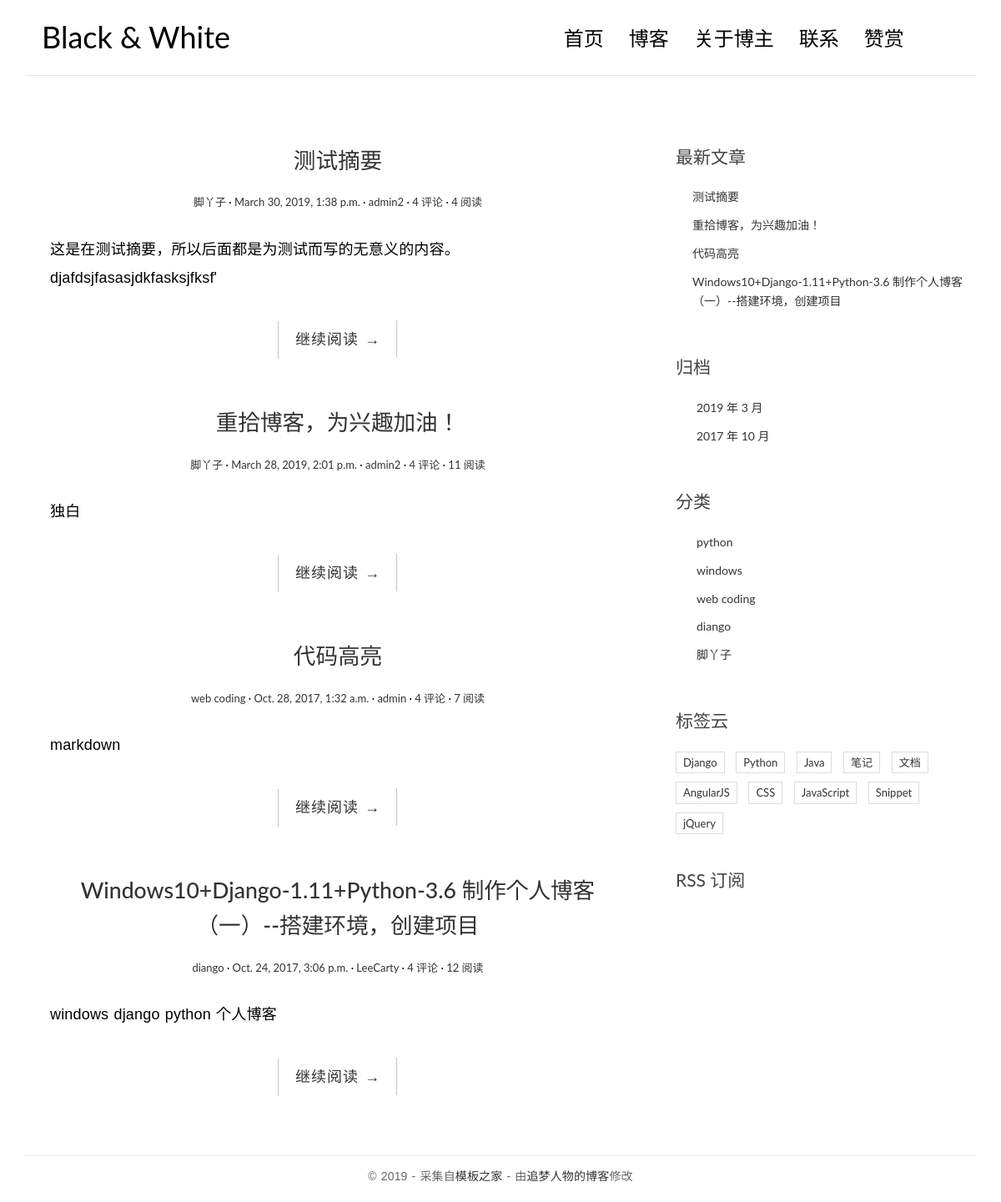
The page / on the database its author committed.
### blog/models.py (models this page shows, shortened)
class Article(models.Model):
	title = models.CharField(max_length=70)  # 文章标题
	content = models.TextField(blank=True, null=True)  # 文章内容
	create_date = models.DateTimeField(auto_now_add=True)  # 创建日期
	modified_date = models.DateTimeField(auto_now_add=True)  # 修改日期
	excerpt = models.CharField(max_length=200, blank=True)  # 摘要
	category = models.ForeignKey(Category)  # 文章分类
	tags = models.ManyToManyField(Tag, blank=True)  # 标签
	author = models.ForeignKey(User)  # 作者
	views = models.PositiveIntegerField(default=0)  # 阅读量
	class Meta:
		ordering = ['-create_date']
	def get_absolute_url(self):
		return reverse('blog:article_detail', kwargs={'id': self.id})

class Category(models.Model):
	name = models.CharField(max_length=100)

### blog/views.py (the view)
# urls.py: url(r'^$', views.home, name='home'),
def home(request):
	post_list = Article.objects.all()  # .order_by('-create_date')
	return render(request, 'blog/indexfirst.html', context={'post_list': post_list})

### blog/templatetags/blog_tags.py (called while the page is built)
@register.simple_tag
def get_recent_articles(num=5):
	return Article.objects.all().order_by('-create_date')[:num]

@register.simple_tag
def get_month_articles():
	return Article.objects.dates('create_date', 'month', order='DESC')

@register.simple_tag
def get_categories():
	return Category.objects.all()

### templates/blog/indexfirst.html
{% extends 'home.html' %}
{% block main %}
	{% for post in post_list %}
		<article class="post post-{{ post.id }}">
			<header class="entry-header">
				<h1 class="entry-title">
					<a href="{{ post.get_absolute_url }}">{{ post.title }}</a>
				</h1>
				<div class="entry-meta">
					<span class="post-category"><a href="#">{{ post.category.name }}</a></span>
					<span class="post-date"><a href="#"><time class="entry-date" datetime="{{ post.create_date }}">{{ post.create_date }}</time></a></span>
					<span class="post-author"><a href="#">{{ post.author }}</a></span>
					<span class="comments-link"><a href="#">4 评论</a></span>
					<span class="views-count"><a href="{{ post.get_absolute_url }}">{{ post.views }} 阅读</a></span>
				</div>
			</header>
			<div class="entry-content clearfix">
				<p>{{ post.excerpt }}</p>
				<div class="read-more cl-effect-14">
					<a href="{{ post.get_absolute_url }}" class="more-link">继续阅读 <span class="meta-nav">→</span></a>
				</div>
			</div>
		</article>
	{% empty %}
		<div class="no-post">暂时还没有发布的文章！</div>
	{% endfor %}
{% endblock main %}

### templates/home.html (shortened to what this page needs)
<!DOCTYPE html>
{% load staticfiles %}
{% load blog_tags %}
<html>
<head>
	<link rel="stylesheet" href="https://cdn.bootcss.com/bootstrap/3.3.7/css/bootstrap.min.css">
    <link rel="stylesheet" href="http://code.ionicframework.com/ionicons/2.0.1/css/ionicons.min.css">
	<link rel="stylesheet" href="{% static 'blog/css/pace.css' %}">
    <link rel="stylesheet" href="{% static 'blog/css/custom.css' %}">
	<link rel="stylesheet" href="{% static 'blog/css/highlights/github.css' %}">
</head>
<body>
<div class="container">
    <header id="site-header">
        <div class="row">
            <div class="col-md-4 col-sm-5 col-xs-8">
                <div class="logo">
                    <h1><a href="{% url 'blog:home' %}"><b>Black &amp; White</b></a></h1>
                </div>
            </div>
            <div class="col-md-8 col-sm-7 col-xs-4">
                <nav class="main-nav" role="navigation">
                    <div class="collapse navbar-collapse" id="bs-example-navbar-collapse-1">
                        <ul class="nav navbar-nav navbar-right">
                            <li class="cl-effect-11"><a href="{% url 'blog:home' %}" data-hover="首页">首页</a></li>
                            <li class="cl-effect-11"><a href="{% url 'blog:home' %}" data-hover="博客">博客</a></li>
                            <li class="cl-effect-11"><a href="{% url 'blog:about_author' %}" data-hover="关于博主">关于博主</a></li>
                            <li class="cl-effect-11"><a href="{% url 'blog:contact' %}" data-hover="联系">联系</a></li>
                            <li class="c1-effect-11"><a href="{% url 'blog:reward' %}" data-hover="赞赏">赞赏</a></li>
                        </ul>
                    </div>
                </nav>
            </div>
        </div>
    </header>
</div>
<div class="content-body">
    <div class="container">
        <div class="row">
            {% block page-body %}
                <main class="col-md-8">
                    {% block main %}
                    {% endblock main %}
                </main>
                <aside class="col-md-4">
                    <div class="widget widget-recent-posts">
                        <h3 class="widget-title">最新文章</h3>
                        {% get_recent_articles as recent_article_list %}
                        <ul>
                            {% for post in recent_article_list %}
                                <li>
                                    <a href="{{ post.get_absolute_url }}">{{ post.title }}</a>
                                </li>
                            {% empty %}
                                暂时没有文章！
                            {% endfor %}
                        </ul>
                    </div>
                    <div class="widget widget-archives">
                        <h3 class="widget-title">归档</h3>
                        {% get_month_articles as date_list %}
                        <ul>
                            {% for date in date_list %}
                            <li>
                                <a href="{% url 'blog:archive_date' date.year date.month %}">
                                {{ date.year }} 年 {{ date.month }} 月</a>
                            </li>
                            {% empty %}
                                暂无归档！
                            {% endfor %}
                        </ul>
                    </div>
                    <div class="widget widget-category">
                        <h3 class="widget-title">分类</h3>
                        {% get_categories as category_list %}
                        <ul>
                            {% for category in category_list %}
                            <li>
                                <a href="{% url 'blog:category_article' category.id %}">{{ category.name }} </a>
                            </li>
                            {% empty %}
                                暂无分类！
                            {% endfor %}
                        </ul>
                    </div>
                    <div class="widget widget-tag-cloud">
                        <h3 class="widget-title">标签云</h3>
                        <ul>
                            <li>
                                <a href="#">Django</a>
                            </li>
                            <li>
                                <a href="#">Python</a>
                            </li>
                            <li>
                                <a href="#">Java</a>
                            </li>
                            <li>
                                <a href="#">笔记</a>
                            </li>
                            <li>
                                <a href="#">文档</a>
                            </li>
                            <li>
                                <a href="#">AngularJS</a>
                            </li>
                            <li>
                                <a href="#">CSS</a>
                            </li>
                            <li>
                                <a href="#">JavaScript</a>
                            </li>
                            <li>
                                <a href="#">Snippet</a>
                            </li>
                            <li>
                                <a href="#">jQuery</a>
                            </li>
                        </ul>
                    </div>
                    <div class="rss">
                        <a href="{% url 'rss' %}"> RSS 订阅</a>
                    </div>
                </aside>
            {% endblock page-body %}
        </div>
    </div>
</div>
<footer id="site-footer">
    <div class="container">
        <div class="row">
            <div class="col-md-12">
                <p class="copyright">&copy 2019 - 采集自<a href="http://www.cssmoban.com/"
                                                        target="_blank" title="模板之家">模板之家</a>
                    - 由<a href="http://zmrenwu.com/" title="网页模板" target="_blank">追梦人物的博客</a>修改
                </p>
            </div>
        </div>
    </div>
</footer>
</body>
</html>

### blog/static/blog/css/custom.css (style rules this page uses)
* { outline: none; }
h1, h2, h3, h4, h5, h6 { margin-top: 0; }
b { font-weight: 400; }
a { color: #333; }
body { color: #444; font-family: 'Lato', sans-serif; }
p { font-family: 'Ubuntu', sans-serif; font-weight: 400; word-spacing: 1px; letter-spacing: 0.01em; }
#site-header { background-color: #FFF; padding: 25px 20px; margin-bottom: 40px; border-bottom: 1px solid #e7e7e7; }
.logo h1 a { color: #000; }
.logo h1 { margin: 0; font-family: 'Lato', sans-serif; font-weight: 300; }
.main-nav { margin-top: 11px; max-width: 95%; }
.main-nav a { color: #000000 !important; padding: 0 0 5px 0 !important; margin-right: 30px; font-family: 'Lato', sans-serif; font-weight: 300; font-size: 24px; }
.cl-effect-11 a { padding: 10px 0; color: #0972b4; text-shadow: none; }
.cl-effect-11 a::before { position: absolute; top: 0; left: 0; overflow: hidden; padding: 0 0 5px 0 !important; max-width: 0; border-bottom: 1px solid #000; color: #000; content: attr(data-hover); white-space: nowrap; -webkit-transition: max-width 0.5s; -moz-transition: max-width 0.5s; transition: max-width 0.5s; }
.content-body { padding-bottom: 4em; }
.post { background: #fff; padding: 30px 30px 0; }
.entry-title { text-align: center; font-size: 1.9em; margin-bottom: 20px; line-height: 1.6; padding: 10px 20px 0; }
.entry-meta { text-align: center; color: #DDDDDD; font-size: 13px; margin-bottom: 30px; }
.entry-content { font-size: 18px; line-height: 1.9; font-weight: 300; color: #000; }
.post-category::after, .post-date::after, .post-author::after, .comments-link::after { content: ' ·'; color: #000; }
.read-more { font-family: 'Ubuntu', sans-serif; font-weight: 400; word-spacing: 1px; letter-spacing: 0.01em; text-align: center; margin-top: 20px; }
.cl-effect-14 a { padding: 0 20px; height: 45px; line-height: 45px; position: relative; display: inline-block; margin: 15px 25px; letter-spacing: 1px; font-weight: 400; text-shadow: 0 0 1px rgba(255, 255, 255, 0.3); }
.cl-effect-14 a::before, .cl-effect-14 a::after { position: absolute; width: 45px; height: 1px; background: #C3C3C3; content: ''; -webkit-transition: all 0.3s; -moz-transition: all 0.3s; transition: all 0.3s; pointer-events: none; }
.cl-effect-14 a::before { top: 0; left: 0; -webkit-transform: rotate(90deg); -moz-transform: rotate(90deg); transform: rotate(90deg); -webkit-transform-origin: 0 0; -moz-transform-origin: 0 0; transform-origin: 0 0; }
.cl-effect-14 a::after { right: 0; bottom: 0; -webkit-transform: rotate(90deg); -moz-transform: rotate(90deg); transform: rotate(90deg); -webkit-transform-origin: 100% 0; -moz-transform-origin: 100% 0; transform-origin: 100% 0; }
.widget { background: #fff; padding: 30px 0 0; }
.widget-title { font-size: 1.5em; margin-bottom: 20px; line-height: 1.6; padding: 10px 0 0; font-weight: 400; }
.widget-recent-posts ul { padding: 0; margin: 0; padding-left: 20px; }
.widget-recent-posts ul li { list-style-type: none; position: relative; line-height: 170%; margin-bottom: 10px; }
.widget-recent-posts ul li::before { content: '\f3d3'; font-family: "Ionicons"; position: absolute; left: -17px; top: 3px; font-size: 16px; color: #000; }
.widget-archives ul { padding: 0; margin: 0; padding-left: 25px; }
.widget-archives ul li { list-style-type: none; position: relative; line-height: 170%; margin-bottom: 10px; }
.widget-archives ul li::before { content: '\f3f3'; font-family: "Ionicons"; position: absolute; left: -25px; top: 1px; font-size: 16px; color: #000; }
.widget-category ul { padding: 0; margin: 0; padding-left: 25px; }
.widget-category ul li { list-style-type: none; position: relative; line-height: 170%; margin-bottom: 10px; }
.widget-category ul li::before { content: '\f3fe'; font-family: "Ionicons"; position: absolute; left: -25px; top: 1px; font-size: 18px; color: #000; }
.widget-tag-cloud ul { padding: 0; margin: 0; margin-right: -10px; }
.widget-tag-cloud ul li { list-style-type: none; font-size: 13px; display: inline-block; margin-right: 10px; margin-bottom: 10px; padding: 3px 8px; border: 1px solid #ddd; }
.rss { font-size: 21px; margin-top: 30px; }
.rss a { color: #444; }
#site-footer { padding-top: 10px; padding: 0 0 1.5em 0; }
.copyright { text-align: center; padding-top: 1em; margin: 0; border-top: 1px solid #eee; color: #666; }

### rows shown on the page
Article: title "测试摘要", category.name "脚丫子", create_date "March 30, 2019, 1:38 p.m.", author "admin2", views "4", excerpt "这是在测试摘要，所以后面都是为测试而写的无意义的内容。 djafdsjfasasjdkfasksjfksf'"
Article: title "重拾博客，为兴趣加油！", category.name "脚丫子", create_date "March 28, 2019, 2:01 p.m.", author "admin2", views "11", excerpt "独白"
Article: title "代码高亮", category.name "web coding", create_date "Oct. 28, 2017, 1:32 a.m.", author "admin", views "7", excerpt "markdown"
Article: title "Windows10+Django-1.11+Python-3.6 制作个人博客（一）--搭建环境，创建项目", category.name "diango", create_date "Oct. 24, 2017, 3:06 p.m.", author "LeeCarty", views "12", excerpt "windows django python 个人博客"
Category: name "python"
Category: name "windows"
Category: name "web coding"
Category: name "diango"
Category: name "脚丫子"

### other values the page prints
{{ date.year }} "2019" "2017"
{{ date.month }} "3" "10"
